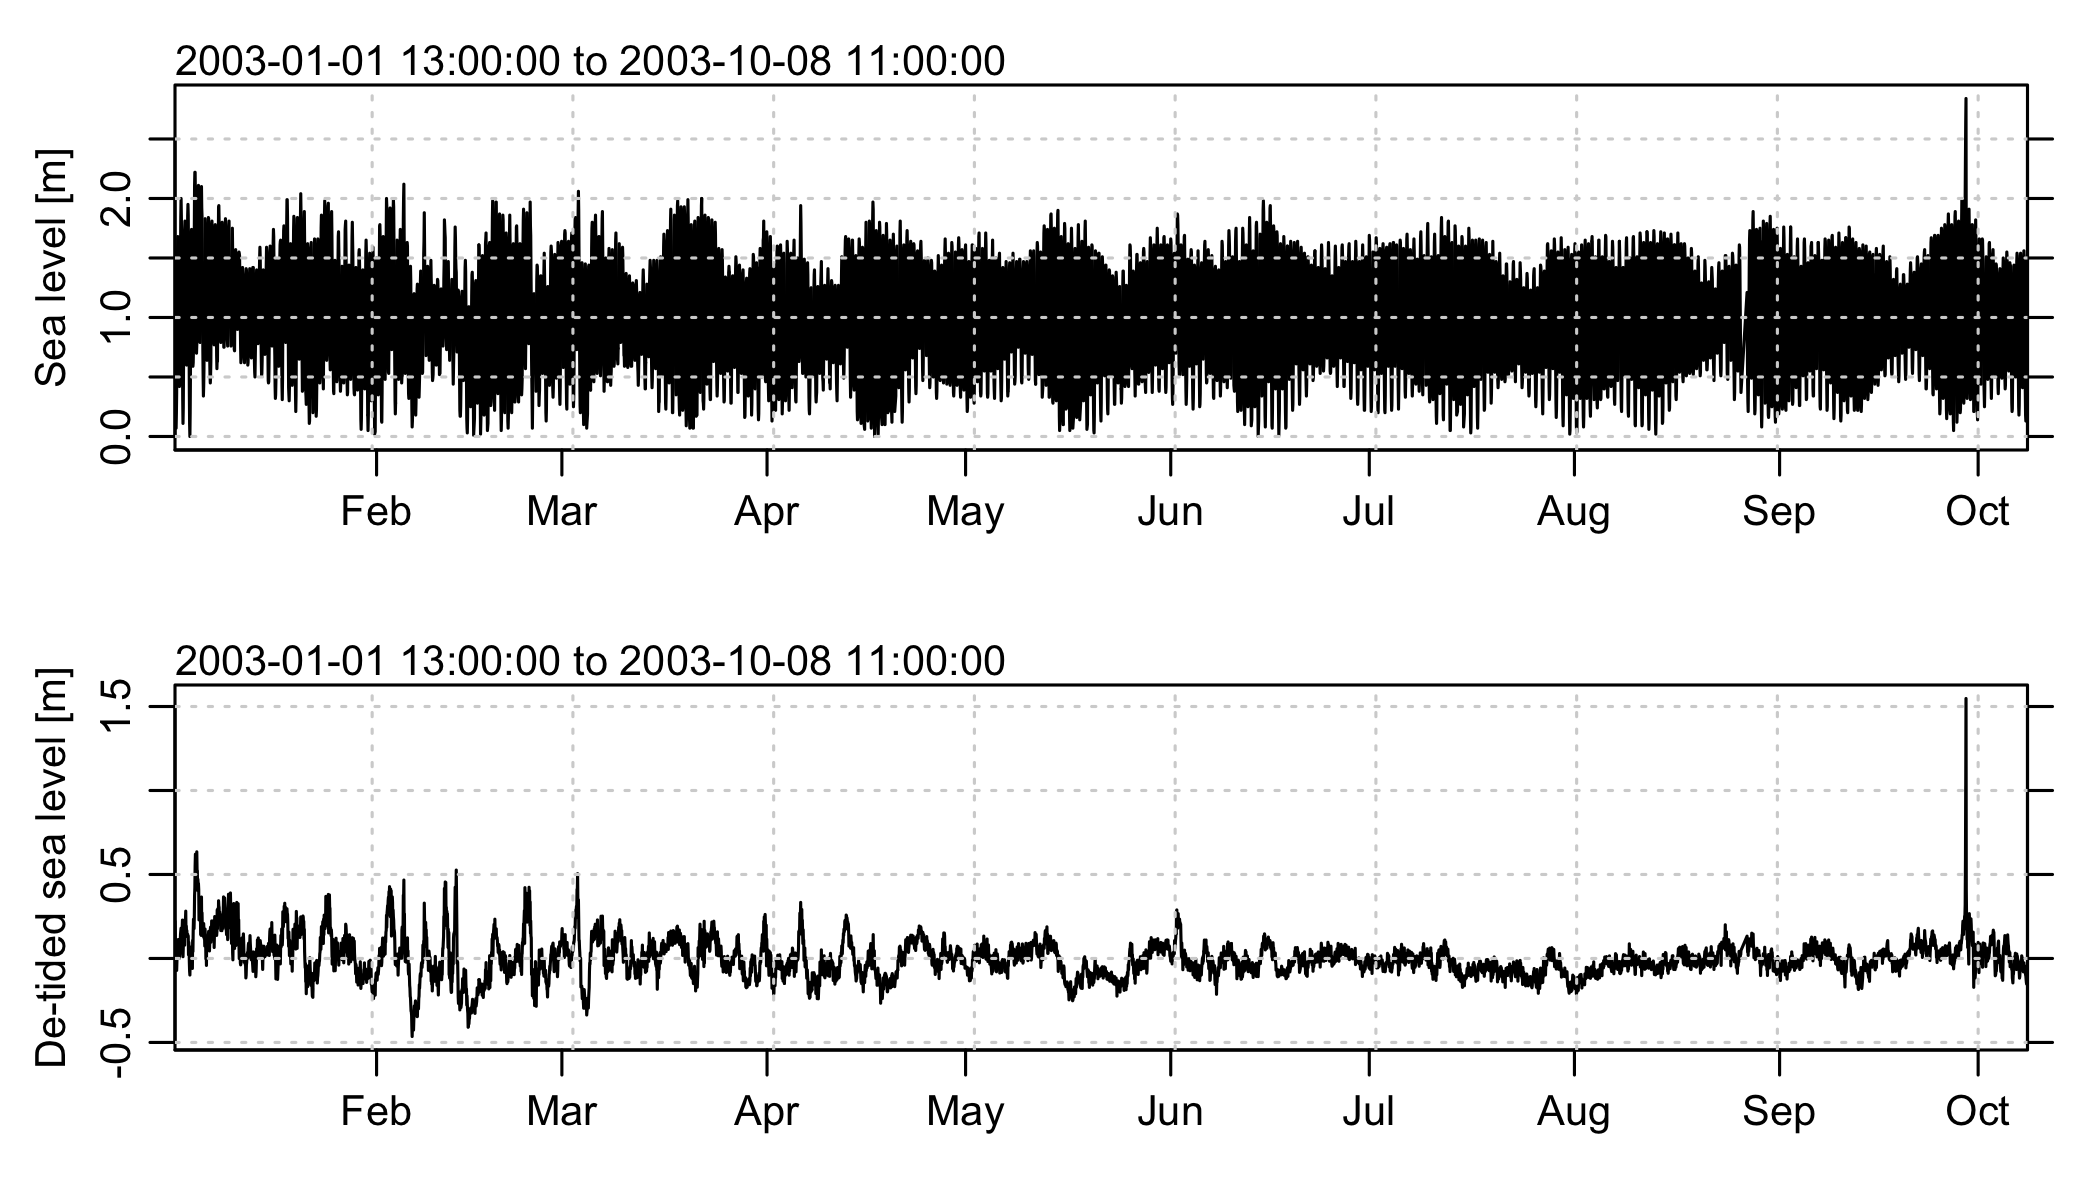

Write R code to recreate this figure.
png("tide_figure.png", width=7, height=4, unit="in", res=300, pointsize=10)

library(oce)                           # load library
data(sealevel)                         # sea level in Halifax Harbour
t <- sealevel[["time"]]                # extract time
eta <- sealevel[["elevation"]]         # extract sea level
m <- tidem(sealevel)                   # fit tidal model
etaDetided <- eta - predict(m)         # de-tide observations
par(mfrow=c(2, 1))                     # set up a two-panel plot
oce.plot.ts(t, eta, xaxs="i",          # top: observed sea level
    grid=TRUE, ylab="Sea level [m]")
oce.plot.ts(t, etaDetided, xaxs="i",   # bottom: de-tided sea level
    grid=TRUE, ylab="De-tided sea level [m]")

dev.off()

